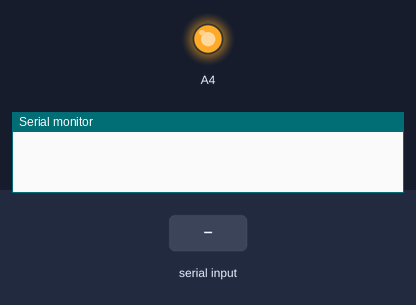
Bench run of a sketch on a simulated Arduino Uno, built with avr-gcc and run on an emulated ATmega328P. Parts: output pins drawn as LEDs (lit = HIGH), the last lines printed to the serial monitor. Inputs (shaded band) come from the test bench.

Above: at 1.2 s.
1.3 s: "1" received over Serial
At 6.9 s:
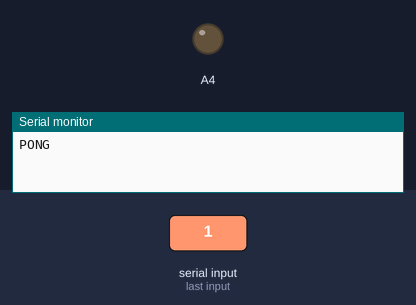
Timing chart, 0 to 8.4 s (numbered marks = the images above; inputs shaded):
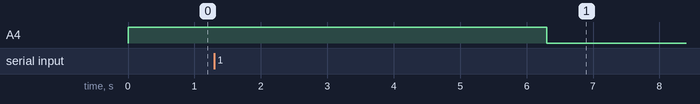

Measured:
- after the input at 1.3 s, A4: HIGH → LOW after 5.0 s

The sketch:

arduino_code.ino
```cpp
#include <SoftwareSerial.h>
#include <SerialCommand.h>
SerialCommand sCmd;

void setup()
{
  Serial.begin(9600);
  while (!Serial);

  analogWrite(A4, 255);
}

void loop ()
{
  if (Serial.available() > 0)
  {
    sCmd.readSerial();
    Serial.println("PONG");
    analogWrite(A4, 255);
    delay(5000);
    analogWrite(A4, 0);
  }
}
```
